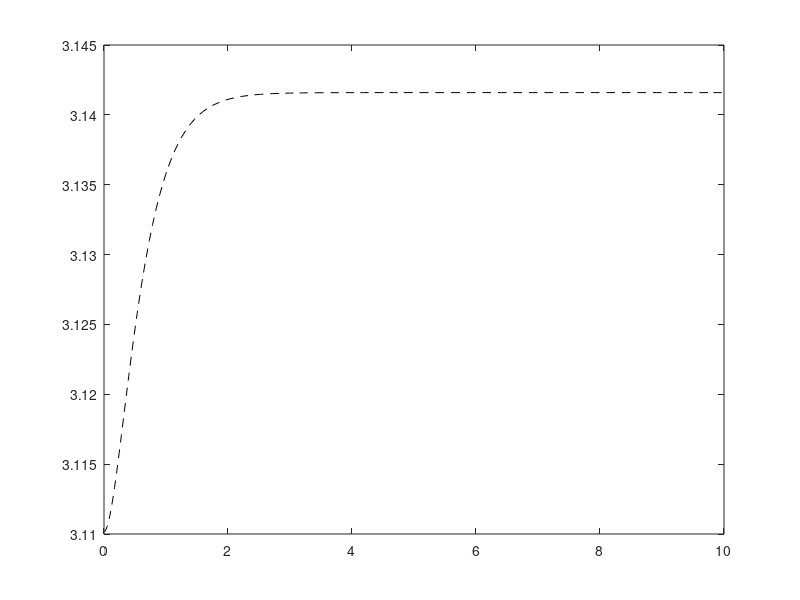

The MATLAB script that drew this image:
% LinPend.m

clc
clear
close all

m = 1;
g = 9.8;
L = 1;


tspan = [0 10];
q0 = [99*pi/100; 0];
% as q0 close to q_star, the lin simulation is better

% Define fixed point:
q_star = [pi;0];
u_star = 0;

% Linear simulation of out pendulum
A = [0 1; -g/L*cos(q_star(1)) 0];
B = [0; 1/(m*L^2)];

Q = eye(2);
R = 1;
K = lqr(A, B, Q, R);

u = 0;
odelin = @(t, q) A*(q-q_star) + B*(u - u_star);

odefun = @(t,q) [q(2); -g/L*sin(q(1)) + -K*(q-q_star)/m*L^2];

% Nonlinear simulation of our pendulum
[tout, qout] = ode45(odefun, tspan, q0);

% Simulation of the linearized system
[tlin, qlin] = ode45(odelin, tspan, q0);

plot(tout, qout(:, 1), 'k--') %, tlin, qlin(:, 1), 'r-', 'LineWidth', 3)